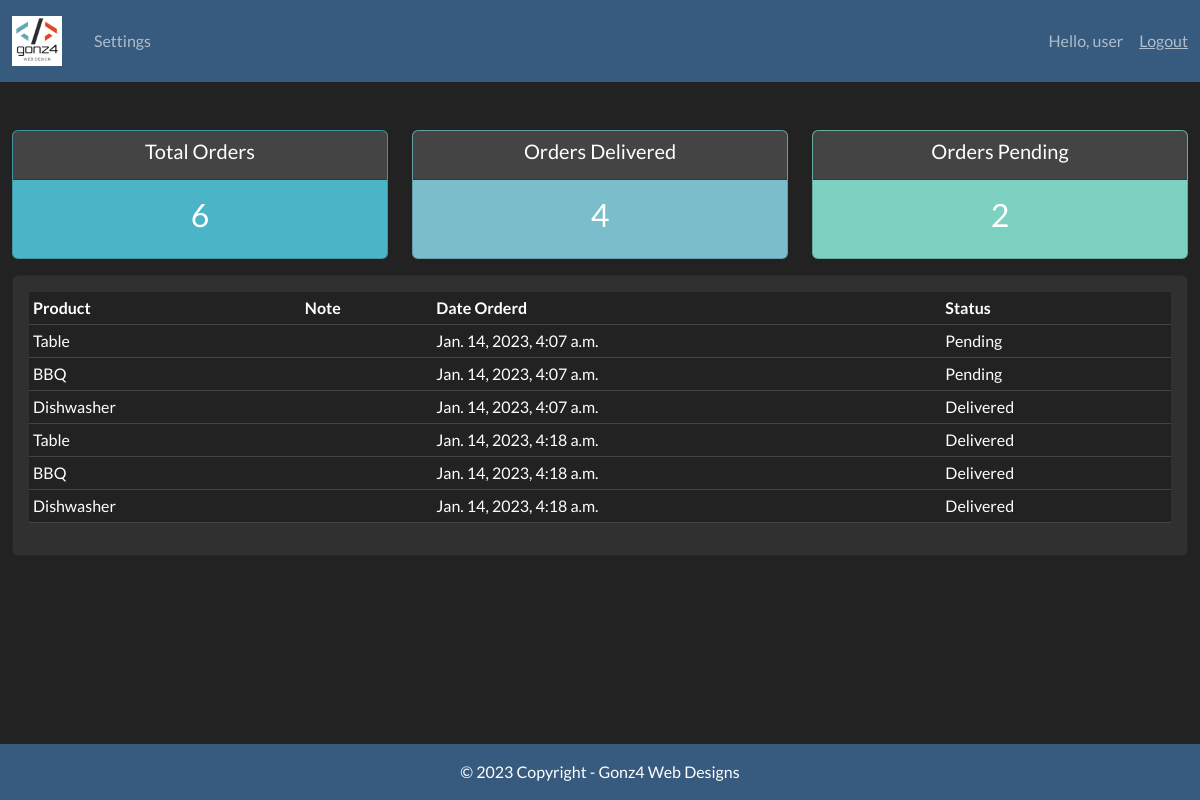
Page /user/ (signed in) on the committed database.
### accounts/models.py (models this page shows, shortened)
class Order(models.Model):
	STATUS = (
			('Pending', 'Pending'),
			('Out for delivery', 'Out for delivery'),
			('Delivered', 'Delivered'),
			)
	customer = models.ForeignKey(Customer, null=True, on_delete= models.SET_NULL)
	product = models.ForeignKey(Product, null=True, on_delete= models.SET_NULL)
	date_created = models.DateTimeField(auto_now_add=True, null=True)
	status = models.CharField(max_length=200, null=True, choices=STATUS)

class Product(models.Model):
	CATEGORY = (
			('Indoor', 'Indoor'),
			('Out Door', 'Out Door'),
			)
	name = models.CharField(max_length=200, null=True)
	price = models.FloatField(null=True)
	category = models.CharField(max_length=200, null=True, choices=CATEGORY)
	description = models.CharField(max_length=200, null=True, blank=True)
	date_created = models.DateTimeField(auto_now_add=True, null=True)
	tags = models.ManyToManyField(Tag)
	def __str__(self):
		return self.name

### accounts/decorators.py (the view)
		def wrapper_func(request, *args, **kwargs):
			group = None
			if request.user.groups.exists():
				group = request.user.groups.all()[0].name
			if group in allowed_roles:
				return view_func(request, *args, **kwargs)
			else:
				return HttpResponse('You are not authorized to view this page')

### accounts/views.py (called while the page is built)
@login_required(login_url='login')
@allowed_users(allowed_roles=['customer'])
def userPage(request):
    orders = request.user.customer.order_set.all()
    total_orders = orders.count()
    delivered = orders.filter(status='Delivered').count()
    pending = orders.filter(status='Pending').count()
    context = {'orders': orders, 'total_orders': total_orders,
               'delivered': delivered, 'pending': pending}
    return render(request, 'accounts/user.html', context)

### accounts/templates/accounts/user.html
{% extends 'accounts/main.html' %} {% block content %}
<br />
{% include 'accounts/status.html' %}
<div class="row">
  <div class="col-md">
    <div class="card card-body">
      <table class="table table-sm">
        <tr>
          <th>Product</th>
          <th>Note</th>
          <th>Date Orderd</th>
          <th>Status</th>
        </tr>
        {% for order in orders %}
        <tr>
          <td>{{order.product}}</td>
          <td>{{order.note}}</td>
          <td>{{order.date_created}}</td>
          <td>{{order.status}}</td>
        </tr>
        {% endfor %}
      </table>
    </div>
  </div>
</div>
{% endblock content %}

### accounts/templates/accounts/navbar.html (shortened to what this page needs)
{% load static %}
<nav class="navbar navbar-dark bg-primary navbar-expand-lg">
  <div class="container-fluid">
    <img
      src="{% static 'images/logo.png' %}"
      class="img-fluid me-4"
      style="width: 50px"
      alt="Logo image"
    />
    <div class="collapse navbar-collapse" id="navbarNavAltMarkup">
      <ul class="navbar-nav me-auto mb-2 mb-lg-0">
        {% if request.user.is_staff %}
        <li class="nav-item">
          <a class="nav-link
          {% if request.path == '/' %}
          {{'active'}}
          {% endif %}"
          aria-current="page" href="{% url 'home' %}"
          >Dashboard</a>
        </li>
        <li class="nav-item">
          <a class="nav-link
          {% if request.path == '/products/' %}
          {{'active'}}
          {% endif %}"
          href="{% url 'products' %}">Products</a>
        </li>
        {% else %}
        <li class="nav-item">
         <a class="nav-link
         "
         href="{% url 'account' %}">Settings</a>
       </li>
        {% endif %}
      </ul>
      <span class="navbar-text me-3">
        Hello, {{request.user}}
      </span>
      <span><a class="navbar-text" href="{% url 'logout' %}">Logout</a></span>
  </div>
</nav>

### rows in the picture
Order: product "Table", date_created "Jan. 14, 2023, 4:07 a.m.", status "Pending"
Order: product "BBQ", date_created "Jan. 14, 2023, 4:07 a.m.", status "Pending"
Order: product "Dishwasher", date_created "Jan. 14, 2023, 4:07 a.m.", status "Delivered"
Order: product "Table", date_created "Jan. 14, 2023, 4:18 a.m.", status "Delivered"
Order: product "BBQ", date_created "Jan. 14, 2023, 4:18 a.m.", status "Delivered"
Order: product "Dishwasher", date_created "Jan. 14, 2023, 4:18 a.m.", status "Delivered"

### other values in the picture
{{ request.user }} "user"
{{ total_orders }} "6"
{{ delivered }} "4"
{{ pending }} "2"
